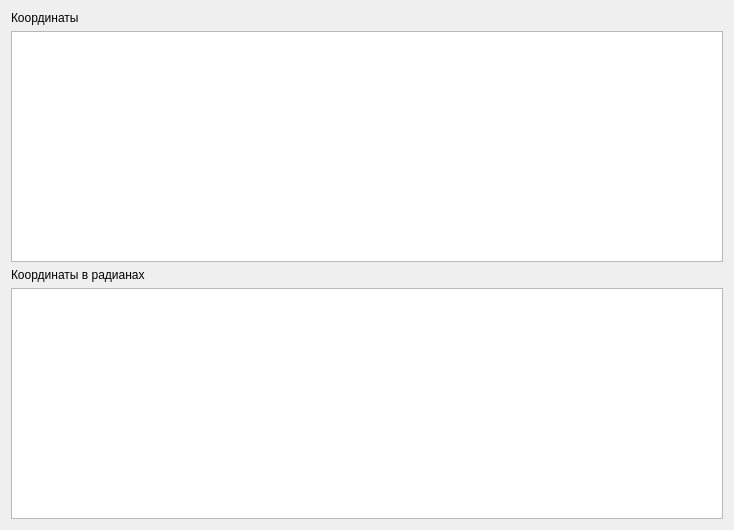
<?xml version="1.0" encoding="UTF-8"?>
<ui version="4.0">
 <class>PointWidget</class>
 <widget class="QWidget" name="PointWidget">
  <property name="geometry">
   <rect>
    <x>0</x>
    <y>0</y>
    <width>734</width>
    <height>530</height>
   </rect>
  </property>
  <property name="sizePolicy">
   <sizepolicy hsizetype="Expanding" vsizetype="Expanding">
    <horstretch>0</horstretch>
    <verstretch>0</verstretch>
   </sizepolicy>
  </property>
  <property name="windowTitle">
   <string>Исходные данные</string>
  </property>
  <layout class="QGridLayout" name="gridLayout">
   <item row="3" column="0">
    <widget class="QTableWidget" name="RadiansTable">
     <property name="sizePolicy">
      <sizepolicy hsizetype="Expanding" vsizetype="Expanding">
       <horstretch>0</horstretch>
       <verstretch>0</verstretch>
      </sizepolicy>
     </property>
    </widget>
   </item>
   <item row="1" column="0">
    <widget class="QTableWidget" name="CoordTable"/>
   </item>
   <item row="0" column="0">
    <widget class="QLabel" name="label">
     <property name="text">
      <string>Координаты</string>
     </property>
    </widget>
   </item>
   <item row="2" column="0">
    <widget class="QLabel" name="label_2">
     <property name="text">
      <string>Координаты в радианах</string>
     </property>
    </widget>
   </item>
  </layout>
 </widget>
 <resources/>
 <connections/>
</ui>
